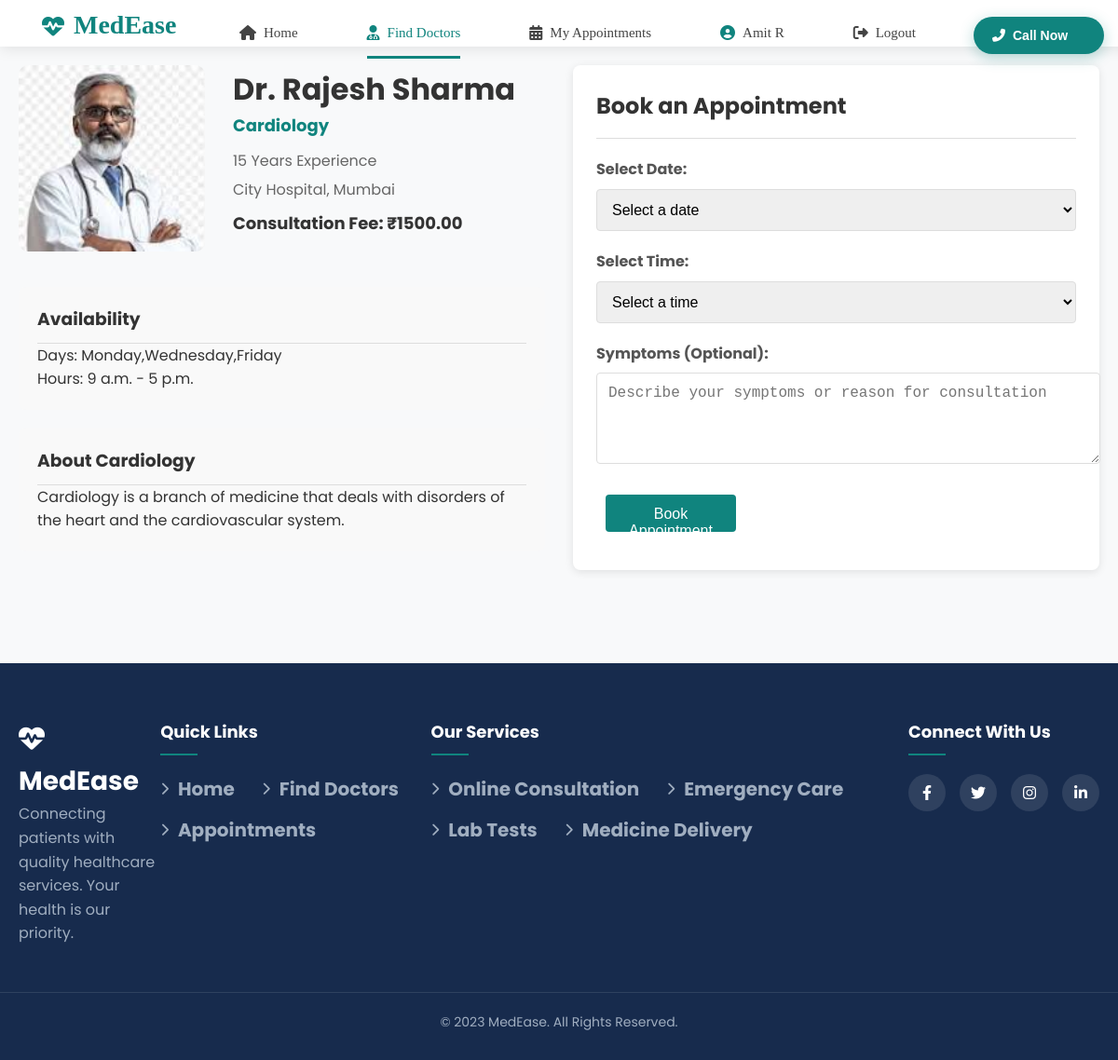
Screenshot of /doctors/1/ (signed in) with the database file from the repository.
### members/models.py (models this page shows, shortened)
class User(AbstractUser):
    username=None
    email=models.EmailField(unique=True)
    mobile=models.CharField(max_length=14)
    city=models.CharField(max_length=100)
    is_patient = models.BooleanField(default=True)
    is_doctor = models.BooleanField(default=False)
    is_hospital_admin = models.BooleanField(default=False)
    objects=UserManager()
    USERNAME_FIELD='email'
    REQUIRED_FIELDS=[]

class Doctor(models.Model):
    user = models.OneToOneField(User, on_delete=models.CASCADE, related_name='doctor_profile')
    speciality = models.ForeignKey(Speciality, on_delete=models.SET_NULL, null=True)
    experience = models.PositiveIntegerField(default=0)  # Experience in years
    fee = models.DecimalField(max_digits=10, decimal_places=2)
    location = models.ForeignKey(Location, on_delete=models.SET_NULL, null=True)
    available_days = models.CharField(max_length=100, default="Monday-Friday")  # e.g. "Monday,Wednesday,Friday"
    available_time_start = models.TimeField(default="09:00")
    available_time_end = models.TimeField(default="17:00")
    profile_image = models.CharField(max_length=200, default="/static/images/profilePhotos/doctor-avatar.png")  # Path to profile image

class Speciality(models.Model):
    name = models.CharField(max_length=100)
    description = models.TextField(blank=True, null=True)
    image = models.CharField(max_length=200, blank=True, null=True)  # Path to image
    class Meta:
        verbose_name_plural = "Specialities"

class Location(models.Model):
    name = models.CharField(max_length=100)
    address = models.TextField()
    city = models.CharField(max_length=100)
    state = models.CharField(max_length=100)
    pincode = models.CharField(max_length=10)

### members/views.py (the view)
# urls.py: path('doctors/<int:doctor_id>/', member_views.doctor_detail, name='doctor_detail'),
def doctor_detail(request, doctor_id):
    doctor = get_object_or_404(Doctor, id=doctor_id)
    available_dates = []
    today = timezone.now().date()
    for i in range(7):
        date = today + datetime.timedelta(days=i)
        day_name = date.strftime('%A')
        if day_name in doctor.available_days:
            available_dates.append(date)
    context = {
        'doctor': doctor,
        'available_dates': available_dates
    }
    return render(request, 'doctor_detail.html', context)

### templates/doctor_detail.html (shortened to what this page needs)
{% extends 'base.html' %}
{% block content %}
<div class="doctor-detail-container">
    <div class="doctor-profile">
        <div class="doctor-header">
            <div class="doctor-img">
                <img src="{{ doctor.profile_image }}" alt="Dr. {{ doctor.user.first_name }} {{ doctor.user.last_name }}">
            </div>
            <div class="doctor-basic-info">
                <h1>Dr. {{ doctor.user.first_name }} {{ doctor.user.last_name }}</h1>
                <p class="doctor-specialty">{{ doctor.speciality.name }}</p>
                <p class="doctor-experience">{{ doctor.experience }} Years Experience</p>
                <p class="doctor-location">{{ doctor.location.name }}, {{ doctor.location.city }}</p>
                <p class="doctor-fee">Consultation Fee: ₹{{ doctor.fee }}</p>
            </div>
        </div>
        <div class="doctor-availability-info">
            <h3>Availability</h3>
            <p>Days: {{ doctor.available_days }}</p>
            <p>Hours: {{ doctor.available_time_start }} - {{ doctor.available_time_end }}</p>
        </div>
        {% if doctor.speciality.description %}
        <div class="doctor-speciality-info">
            <h3>About {{ doctor.speciality.name }}</h3>
            <p>{{ doctor.speciality.description }}</p>
        </div>
        {% endif %}
    </div>
    <div class="appointment-booking-section">
        <h2>Book an Appointment</h2>
        {% if user.is_authenticated %}
            {% if available_dates %}
            <form method="POST" action="{% url 'book_appointment' doctor.id %}" class="booking-form">
                <div class="form-group">
                    <label for="appointment_date">Select Date:</label>
                    <select name="appointment_date" id="appointment_date" required>
                        <option value="">Select a date</option>
                    </select>
                </div>
                <div class="form-group">
                    <label for="appointment_time">Select Time:</label>
                    <select name="appointment_time" id="appointment_time" required>
                        <option value="">Select a time</option>
                    </select>
                </div>
                <div class="form-group">
                    <label for="symptoms">Symptoms (Optional):</label>
                    <textarea name="symptoms" id="symptoms" rows="4" placeholder="Describe your symptoms or reason for consultation"></textarea>
                </div>
                <div class="form-actions">
                    <button type="submit" class="book-btn">Book Appointment</button>
                </div>
            </form>
            {% else %}
            <div class="no-availability">
                <p>The doctor is not available for appointments in the next 7 days.</p>
                <p>Please check back later or select another doctor.</p>
                <a href="{% url 'search_doctors' %}" class="back-btn">Back to Doctors</a>
            </div>
            {% endif %}
        {% else %}
        <div class="login-required">
            <p>Please log in to book an appointment.</p>
            <a href="{% url 'login' %}?next={% url 'doctor_detail' doctor.id %}" class="login-btn">Login</a>
            <a href="{% url 'signup' %}" class="signup-btn">Sign Up</a>
        </div>
        {% endif %}
    </div>
</div>
{% endblock %}

### templates/base.html (shortened to what this page needs)
<!DOCTYPE html>
<html lang="en">
<head>
    <link rel="stylesheet" href="https://cdnjs.cloudflare.com/ajax/libs/font-awesome/6.4.0/css/all.min.css">
    <link rel="stylesheet" href="/static/css/style.css">
</head>
<body>
    <nav class="navbar">
        <div class="navdiv">
            <div class="logo"><a href="/"><i class="fas fa-heartbeat"></i>MedEase</a></div>
            <div class="nav-wrapper">
                <ul id="nav-menu">
                    <li class="{% if request.path == '/' %}active{% endif %}">
                        <a href="/"><i class="fas fa-home"></i> Home</a>
                    </li>
                    <li class="{% if '/doctors/' in request.path %}active{% endif %}">
                        <a href="/doctors/"><i class="fas fa-user-md"></i> Find Doctors</a>
                    </li>
                    {% if user.is_authenticated %}
                    {% if user.is_doctor %}
                    <li class="{% if '/appointments/' in request.path %}active{% endif %}">
                        <a href="/appointments/"><i class="fas fa-calendar-alt"></i> My Appointments</a>
                    </li>
                    {% elif user.is_hospital_admin %}
                    <li class="{% if '/admin/' in request.path %}active{% endif %}">
                        <a href="{% url 'admin_dashboard' %}"><i class="fas fa-chart-line"></i> Admin Dashboard</a>
                    </li>
                    {% else %}
                    <li class="{% if '/appointments/' in request.path %}active{% endif %}">
                        <a href="/appointments/"><i class="fas fa-calendar-alt"></i> My Appointments</a>
                    </li>
                    {% endif %}
                    <li class="user-welcome">
                        <a href="#"><i class="fas fa-user-circle"></i> {{ user.first_name }}</a>
                    </li>
                    <li>
                        <a href="/logout/"><i class="fas fa-sign-out-alt"></i> Logout</a>
                    </li>
                    {% endif %}
                </ul>
                <button class="call-btn" id="call-btn">
                    <a href="javascript:void(0)"><i class="fas fa-phone-alt"></i> Call Now</a>
                </button>
            </div>
        </div>
    </nav>
    <main>
        {% block content %}{% endblock %}
    </main>
    <footer>
        <div class="footer-content">
            <div class="footer-logo">
                <h1><i class="fas fa-heartbeat"></i> MedEase</h1>
                <p>Connecting patients with quality healthcare services. Your health is our priority.</p>
            </div>
            <div class="footer-links">
                <h3>Quick Links</h3>
                <ul>
                    <li><a href="/"><i class="fas fa-chevron-right"></i> Home</a></li>
                    <li><a href="/doctors/"><i class="fas fa-chevron-right"></i> Find Doctors</a></li>
                    <li><a href="/appointments/"><i class="fas fa-chevron-right"></i> Appointments</a></li>
                </ul>
            </div>
            <div class="footer-links">
                <h3>Our Services</h3>
                <ul>
                    <li><a href="#"><i class="fas fa-chevron-right"></i> Online Consultation</a></li>
                    <li><a href="#"><i class="fas fa-chevron-right"></i> Emergency Care</a></li>
                    <li><a href="#"><i class="fas fa-chevron-right"></i> Lab Tests</a></li>
                    <li><a href="#"><i class="fas fa-chevron-right"></i> Medicine Delivery</a></li>
                </ul>
            </div>
            <div class="footer-social">
                <h3>Connect With Us</h3>
                <div class="social-icons">
                    <a href="#"><i class="fab fa-facebook-f"></i></a>
                    <a href="#"><i class="fab fa-twitter"></i></a>
                    <a href="#"><i class="fab fa-instagram"></i></a>
                    <a href="#"><i class="fab fa-linkedin-in"></i></a>
                </div>
            </div>
        </div>
        <div class="copyright">
            <p>&copy; 2023 MedEase. All Rights Reserved.</p>
        </div>
    </footer>
</body>
</html>

### static/css/style.css (style rules this page uses)
* { text-decoration: none; padding: 0; margin: 0; }
.navbar { background-color: teal; font-family: calibri; padding-right: 15px; padding-left: 15px; height: 50px; }
.navdiv { display: flex; align-items: center; justify-content: space-between; }
.logo a { font-size: 30px; font-weight: 600; color: white; padding-bottom: 10%; }
li { list-style: name; display: inline-block; }
li a { color: white; font-size: 20px; font-weight: bold; margin-right: 25px; }
button { background-color: white; margin-left: 10px; margin-top: 5px; border-radius: 10px; padding: 10px; width: 140px; height: 40px; }
button a { color: rgb(0, 148, 118); font-weight: bold; font-size: 15px; }

### templates/doctor_detail.html (style rules this page uses)
.doctor-detail-container { max-width: 1200px; margin: 0 auto; padding: 20px; display: grid; grid-template-columns: 1fr 1fr; gap: 30px; }
.doctor-header { display: flex; margin-bottom: 30px; }
.doctor-img { flex: 0 0 200px; margin-right: 30px; }
.doctor-img img { width: 100%; border-radius: 10px; }
.doctor-basic-info h1 { margin-top: 0; color: #333; }
.doctor-specialty { color: #10847e; font-weight: bold; font-size: 18px; margin-bottom: 10px; }
.doctor-experience, .doctor-location { margin: 5px 0; color: #666; }
.doctor-fee { font-weight: bold; font-size: 18px; margin: 10px 0; }
.doctor-availability-info, .doctor-speciality-info { background-color: #f9f9f9; padding: 20px; border-radius: 8px; margin-bottom: 20px; }
.doctor-availability-info h3, .doctor-speciality-info h3 { margin-top: 0; color: #333; border-bottom: 1px solid #ddd; padding-bottom: 10px; }
.appointment-booking-section { background-color: white; padding: 25px; border-radius: 8px; box-shadow: 0 2px 10px rgba(0,0,0,0.1); }
.appointment-booking-section h2 { margin-top: 0; color: #333; border-bottom: 1px solid #ddd; padding-bottom: 15px; margin-bottom: 20px; }
.booking-form .form-group { margin-bottom: 20px; }
.booking-form label { display: block; margin-bottom: 8px; font-weight: bold; color: #555; }
.booking-form select, .booking-form textarea { width: 100%; padding: 12px; border: 1px solid #ddd; border-radius: 4px; font-size: 16px; }
.book-btn, .back-btn, .login-btn, .signup-btn { display: inline-block; padding: 12px 25px; background-color: #10847e; color: white; text-decoration: none; border: none; border-radius: 4px; font-size: 16px; cursor: pointer; transition: background-color 0.3s; }

### rows the page displays
User: first_name "Amit R"
Doctor: profile_image (picture), user.first_name "Rajesh", user.last_name "Sharma", speciality.name "Cardiology", experience "15", location.name "City Hospital", location.city "Mumbai", fee "1500.00", available_days "Monday,Wednesday,Friday", available_time_start "9 a.m.", available_time_end "5 p.m.", speciality.description "Cardiology is a branch of medicine that deals with disorders of the heart and the cardiovascular system."
